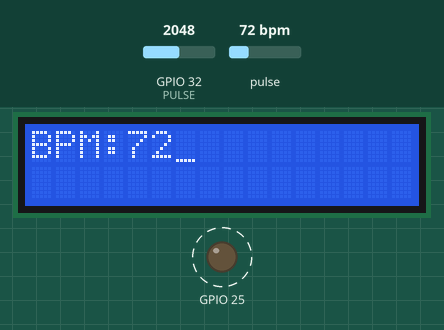
This program was run on a simulated ESP32. Shown: 16×2 character LCD, output pins drawn as LEDs (lit = HIGH). Dashed ring = blinking. Inputs (shaded band) come from the test bench; at power-on: pulse 72 bpm, GPIO 32 (PULSE) = 2048 (analog values on the 0–4095 scale). What the program prints to the serial monitor is not drawn.

Above: at 1.4 s.
1.5 s: pulse set to 42 bpm
At 3.4 s:
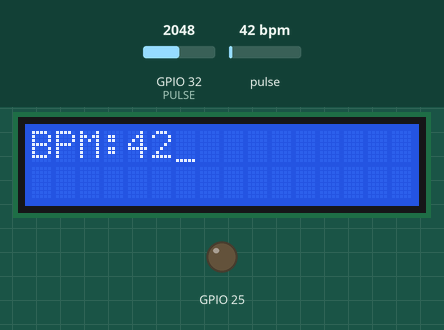
3.9 s: pulse set to 100 bpm
At 4.43 s:
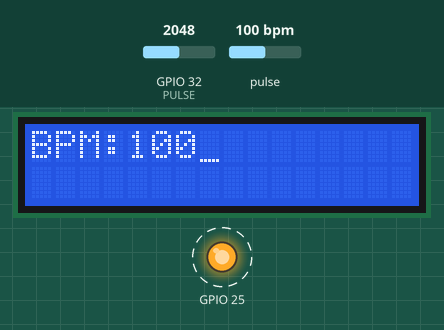
5.8 s: pulse set to 70 bpm
At 7.1 s:
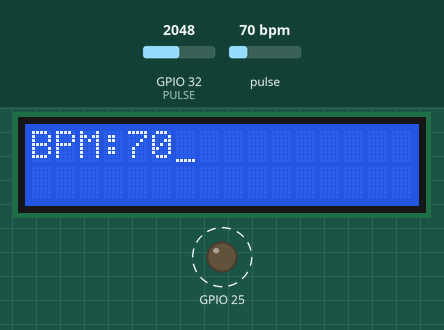
Timing chart, 0 to 14.1 s (numbered marks = the images above; inputs shaded):
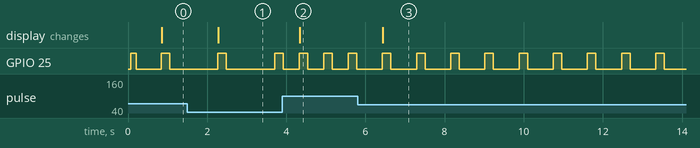

Measured:
- after the input at 1.5 s, the display: changes after 0.78 s (image 1)
- after the input at 3.9 s, the display: changes after 0.44 s (image 2)
- after the input at 5.8 s, GPIO 25: alternates HIGH for 0.21 s and LOW for 0.65 s, starting after 0.63 s; the display: changes after 0.64 s (image 3)

The program:

main.cpp
```cpp
#include <PulseSensorPlayground.h> // Includes the PulseSensorPlayground Library.
#include <Arduino.h>               // Includes Arduino Library.
#include <LiquidCrystal_I2C.h>

#define USE_ARDUINO_INTERRUPTS true // Set-up low-level interrupts for most acurate BPM math.

#define LED_BUILTIN 25
#define PULSE 32

// Om: This threshold value needs to be fine tuned.
int Threshold = 550;

int Signal;
PulseSensorPlayground pulseSensor;
// set the LCD address to 0x27 for a 16 chars and 2 line display
LiquidCrystal_I2C lcd(0x27, 16, 2);

void lcd_init()
{
	lcd.init();
    lcd.backlight();
    lcd.cursor();
    lcd.clear();
}

void print_lcd(int bpm)
{
	lcd.clear();
	lcd.setCursor(0, 0);
	lcd.print("BPM:");
	lcd.print(bpm);
}

void setup()
{

  Serial.begin(115200); // For Serial Monitor

  analogReadResolution(10); // 0 - 1023
	lcd_init();

  pulseSensor.analogInput(PULSE);
  pulseSensor.blinkOnPulse(LED_BUILTIN);
  pulseSensor.setThreshold(Threshold);

  if (pulseSensor.begin())
  {
    Serial.println("HeartBeat Sensor found.");
  }
}

void loop()
{

  // Convert 0 - 4095 analogRead reading to 0 - 1023
  // Why? Because the PulseSensor Library expects a 0 - 1023 input. (Maybe)
  Signal = analogRead(PULSE);

  Serial.print(">Signal:");
  Serial.print(Signal); // Send the Signal value to Serial Plotter.
  Serial.println();

  if (pulseSensor.sawStartOfBeat())
  {
    int myBPM = pulseSensor.getBeatsPerMinute();

    Serial.print("BPM: ");
    Serial.println(myBPM);
    print_lcd(myBPM);
  }

  delay(20);
}
```
